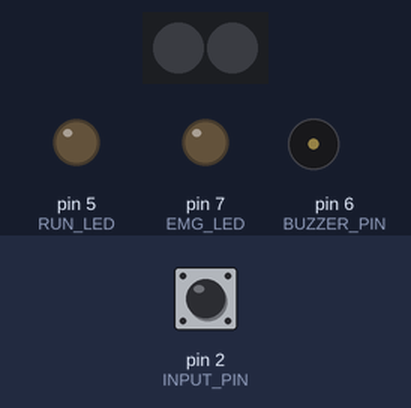
A sketch run on a simulated Arduino Uno, built with avr-gcc and run on an emulated ATmega328P. Shown: 2 RGB LEDs in strip order, left to right, output pins drawn as LEDs (lit = HIGH), buzzer (waves = sounding). The inputs (shaded band) are chosen by the test bench; at power-on: pin 2 (INPUT_PIN) HIGH. Dim RGB values are drawn brighter than linear; random numbers use the default seed unless the sketch sets one.

Above: at 1.2 s.
1.3 s: pin 2 (INPUT_PIN) pulled LOW for 0.15 s
At 1.85 s:
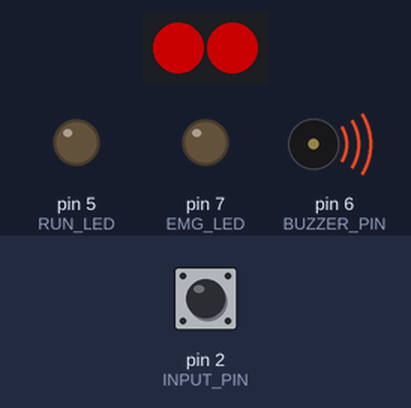
At 2.86 s:
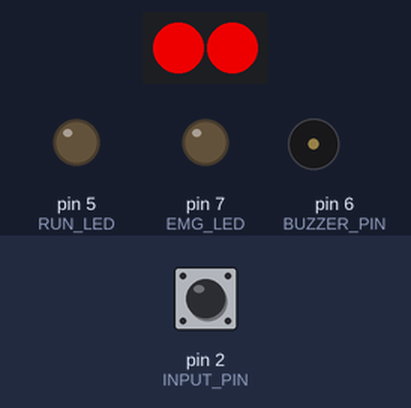
Timing chart, 0 to 8.6 s (numbered marks = the images above; inputs shaded):
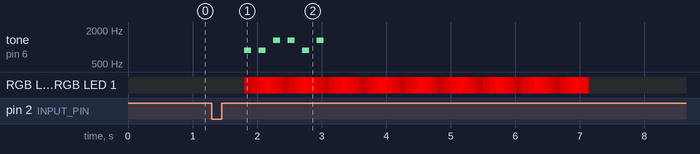

The sketch:

Version2.ino
```cpp
//Include necessary files.
#include "config.h"
#include <TimerOne.h>
#include "ledstripe.h"

//At the begin of the program, there is no emergency situation.
bool emergency = false;

//This value keeps track over the amount of loops, when device is in emergency
//Value is needed to have the buzzer beeping not all the time
int buzzercount;


void setup() {
  //For debugging use...
  Serial.begin(9600);

  //Config of pins
  pinMode(INPUT_PIN, INPUT_PULLUP);
  pinMode(TLK_PIN, INPUT_PULLUP);
  pinMode(RUN_LED, OUTPUT);
  pinMode(EMG_LED, OUTPUT);

  //Timer triggers every 0.1 seconds
  Timer1.initialize(0.1*1000000);
  Timer1.attachInterrupt(updatePixel);

  //Set buzzercount to a value
  buzzercount = BUZZ_FREQ-1; //Hacky,  Hacky. Init to this value to make it beep, when the button gets pressed!

  //Initialize the NeoPixel(WS2812B)-Stript
  pixels.begin();


}

void loop() {
  //Is the botton pressed? (Remember: We have a pull-up resistor, so check, if the pin gets some GND
  if(digitalRead(INPUT_PIN) == LOW){
    emergency = true;
    //Trigger the alarm
    pinMode(TLK_PIN, OUTPUT);
    digitalWrite(TLK_PIN, LOW);
    delay(TIME_LEN);
    pinMode(TLK_PIN, INPUT_PULLUP);    //We can't connect the walki talki directly to 5V. We have to use the (10k??) pull-up-resistor.

    setEmergency(true);

    //Increase the loop counter
    buzzercount++;
    //Check, wheather it's time to beep
    if(buzzercount == BUZZ_FREQ){
      //Loop to trigger the buzzer BUZZ_COUNT times
      for(int i = 0; i<BUZZ_COUNT; i++){
        setBuzzer(true);
        delay(BUZZ_S_LEN);
        setBuzzer(false);
        delay(BUZZ_S_LEN);
      }
      buzzercount = 0;
    }

    //Wait some time. Without this, the arduino would always send an alarm, the walki takli gets confused. We don't want that...
    delay(4000);
  }else{
    //No emergency situation
    emergency = false;
    buzzercount = BUZZ_FREQ-1; //Hacky,  Hacky. Init to this value to make it beep, when the button gets pressed!
    bright = INIT_BRIGHT;
    noPixel();
    digitalWrite(EMG_LED, LOW);
    setEmergency(false);
  }
  //Update the state of the LED-Stripe. He wants some information too, so we should'nt be bad to him. Because he's beautiful
  setEmergency(emergency);
}

void setBuzzer(bool active){
  if(active){
    if(ACTIVE_BUZZ == 1){
      digitalWrite(BUZZER_PIN, HIGH);
    }else{
      tone(BUZZER_PIN, FREQUENCY * random(1, 4));
    }
  }else{
    if(ACTIVE_BUZZ == 1){
      digitalWrite(BUZZER_PIN, LOW);
    }else{
      noTone(BUZZER_PIN);
    }
  }
}
```

ledstripe.h
```cpp
#include <Adafruit_NeoPixel.h>

//Tell the friendly pixels, how many the are...
Adafruit_NeoPixel pixels = Adafruit_NeoPixel(NUMPIXELS, LED_PIN, NEO_GRB + NEO_KHZ800);

//set the initial brightness
int bright = INIT_BRIGHT;
bool ledState = true;

bool emgLEDstate = true;

bool res = false;

//The direction of the fading animation. true is fading up and false is fading down. Changes over time
bool direct = true;

//There is no emergency, when the arduino gets started!
bool emergencyState = false;

//c counts the time since the last STATE_LED-blink.
int c = 0;

int runMult = 10;

void noPixel(){
  for(int i = 0; i < NUMPIXELS; i++){
      pixels.setPixelColor(i, pixels.Color(0, 0, 0));
  }
  //Show the pixels
  pixels.show();
}


void updatePixel(){
  //Is currently an emergency?
  if(emergencyState == true){
    res = false;
    //No time for fancy animation... I hope it's enough for you :-(
    for(int i = 0; i < NUMPIXELS; i++){
      pixels.setPixelColor(i, pixels.Color(bright, 0, 0));
    }

    //Show the pixels
    pixels.show();
    if(direct){
      //FadeUP
      bright += LED_STEP;
    }else{
      //FadeDOWN
      bright -= LED_STEP;
    }

    if(bright >= 250 || bright <= 110){
      direct = !direct;
    }
    if(bright <= 130){
      digitalWrite(EMG_LED, HIGH);
      delay(175);
      digitalWrite(EMG_LED, LOW);
      delay(125);
      digitalWrite(EMG_LED, HIGH);
      delay(175);
      digitalWrite(EMG_LED, LOW);
    }
  }else{
    //Reset brightnes
    if(!res){
      res = true;
      bright = INIT_BRIGHT;
      noPixel();
      digitalWrite(EMG_LED, LOW);
    }
    //Keep track over the run-LED. It toggles every RUN_LED_LEN seconds.
    c++;
    if(c >= RUN_LED_LEN*runMult){
      digitalWrite(RUN_LED, HIGH);
      delay(125);
      digitalWrite(RUN_LED, LOW);
      c = 0;
    }
  }
}

//Set the emergency-state of the system
void setEmergency(bool emg){
  emergencyState = emg;
}
```

config.h
```cpp
#define NUMPIXELS   2         //Amount of LED-Pixels (WS2812B)
#define LED_PIN     4         //PIN of WS2812B Data-IN
#define LED_STEP    50        //The step of LED-Fade
#define INIT_BRIGHT 100       //The initial brightnes of every animation

#define INPUT_PIN   2         //PIN with input button  !important! Button is N.O. and needs to switch to GND
#define TLK_PIN     3         //PIN with Walki Talki
#define TIME_LEN    500       //Time between button press (on TLK_PIN) !needs to be adjusted! (miliseconds)
#define BREAK_LEN   10000     //Time between triggers (miliseconds)

#define RUN_LED     5         //Pin of the LED, which shows the scripts activity
#define RUN_LED_LEN 4         //How long the pulse of the RUN_LED is (Seconds)

#define EMG_LED     7         //Pin of the 2 blue LEDs
#define EMG_INTERV  200       //Time between switching the EMG_LEDs

#define BUZZER_PIN  6         //Pin of the buzzer
#define BUZZ_S_LEN  112       //Lenght of the buzzer-sound (miliseconds)
#define BUZZ_COUNT  6         //Amount of buzzes per trigger
#define BUZZ_FREQ   1         //This value multiplyed with BREAK_LEN is the time-distance (in mSeconds) between buzzer-beeps [/1000 is in Seconds :P]
#define ACTIVE_BUZZ 0         //Decides, wheather the buzzer is active(1) or passive(0)
#define FREQUENCY   440       //Frequency of the Buzzer (in Hz). Only avaliable with passive buzzers! It is the base-frequency, it gets randomly multiplyed with 1, 2, 3 or 4


/**
 * PIN-Layout:
 * INPUT_PIN  ->  Input-Buton
 * TLK_PIN    ->  Pin to walki talki
 * LED_PIN    ->  Data-IN-Pin of the LED-Stripe
 * RUN_LED    ->  LED flashing while script runs
 * EMG_LED    ->  2 LEDs in a kind of anti-parallel layout. The are flashing, when an emergency is triggered. Just one at a time...
 * BUZZER_PIN ->  Buzzer will beep frequently to show the active emergency
 */

 //TODO: Different blink-states --> EEPROM?!?, reset-button?!? ERROR-CODES?
```

Measured:
- after the input at 1.3 s, tone on pin 6 (BUZZER_PIN): plays 880 Hz for 0.11 s, 880 Hz for 0.11 s, 1320 Hz for 0.11 s, 1320 Hz for 0.11 s, 880 Hz for 0.11 s, 1320 Hz for 0.11 s, starting after 0.50 s
